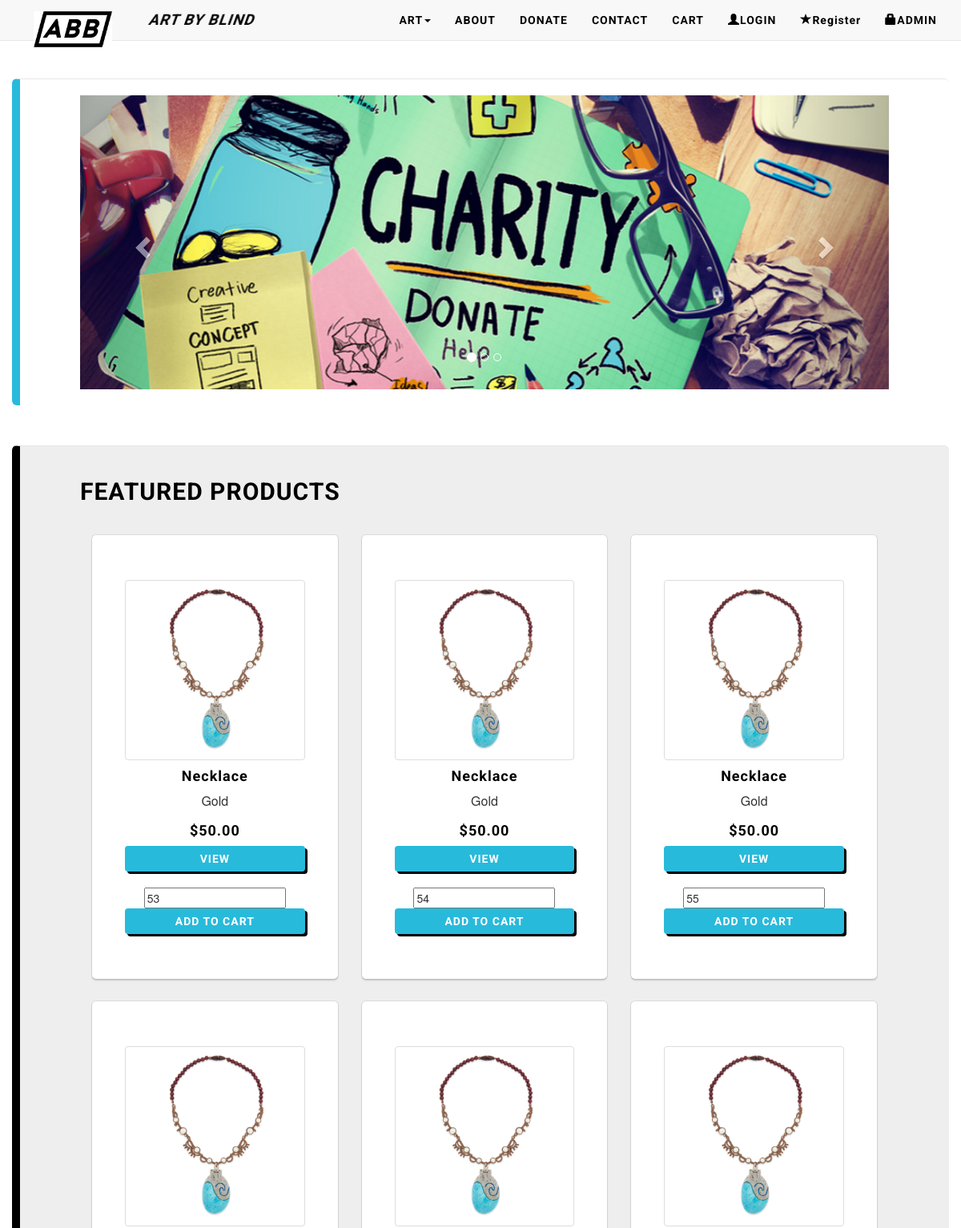
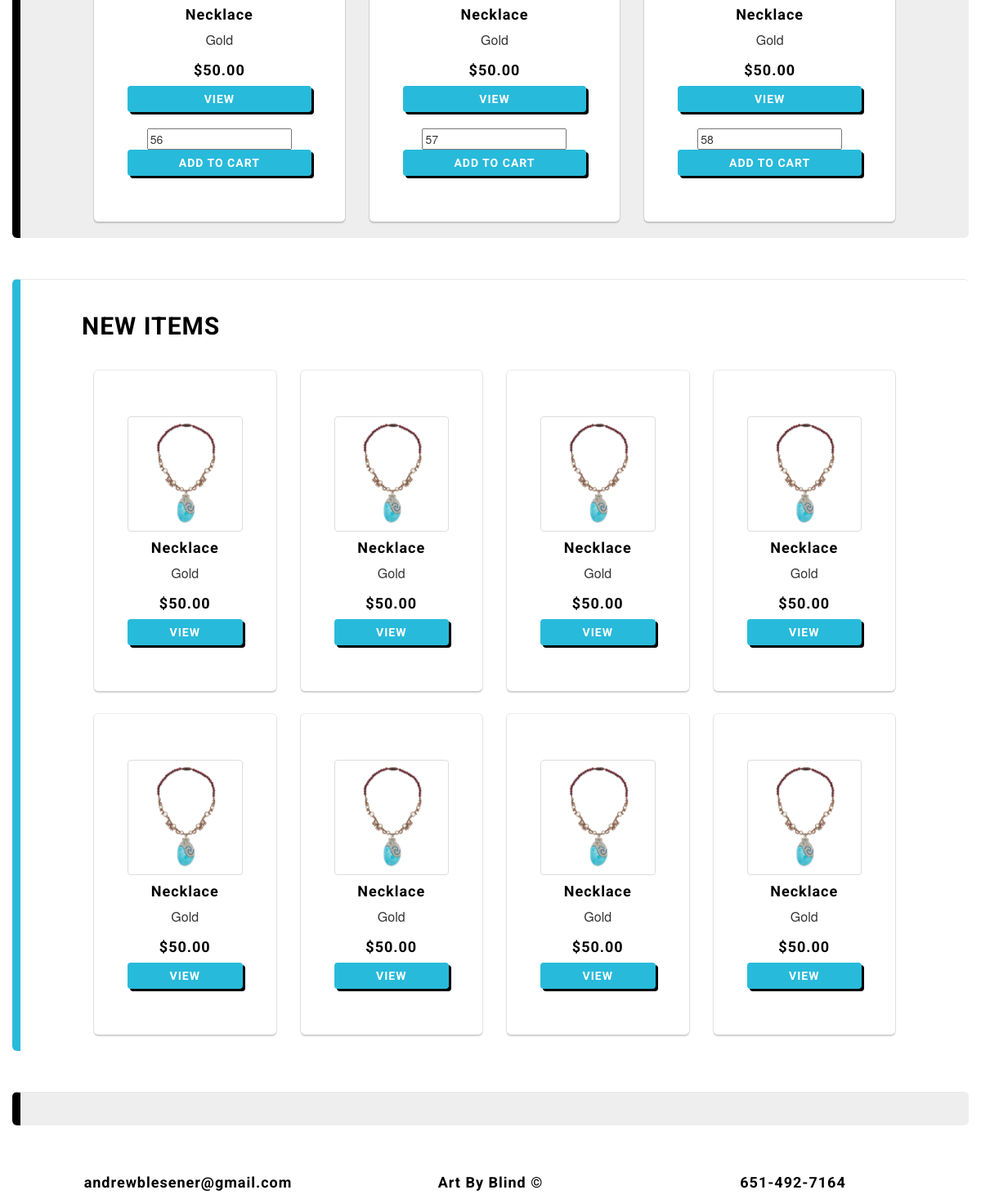
The page / on the database its author committed (2 pictures, top to bottom).
### tables this page shows
CREATE TABLE `products` (
  `id` int(11) NOT NULL,
  `title` varchar(50) NOT NULL,
  `variant` varchar(50) NOT NULL,
  `description` varchar(255) NOT NULL,
  `price` decimal(10,2) NOT NULL,
  `quantity` int(11) NOT NULL,
  `image` varchar(100) DEFAULT NULL
);

### index.php (the view, shortened to what this page needs)
<!DOCTYPE html>
<html lang="en">
<?php include('head.php'); ?>
<body>
<?php include('nav.php');?>
<div class="container-fluid">
	<div class="jumbotron b-tron-alt" style="margin-top:7em;">
	 <div class="container">
<div id="carousel-example-generic" class="carousel slide" data-ride="carousel">
  <ol class="carousel-indicators">
    <li data-target="#carousel-example-generic" data-slide-to="0" class="active"></li>
    <li data-target="#carousel-example-generic" data-slide-to="1"></li>
    <li data-target="#carousel-example-generic" data-slide-to="2"></li>
  </ol>
  <div class="carousel-inner" role="listbox">
        <div class="item active">
      <img src="caro3.png" alt="...">
    </div>
  </div>
  <a class="left carousel-control" href="#carousel-example-generic" role="button" data-slide="prev">
    <span class="glyphicon glyphicon-chevron-left" aria-hidden="true"></span>
  </a>
  <a class="right carousel-control" href="#carousel-example-generic" role="button" data-slide="next">
    <span class="glyphicon glyphicon-chevron-right" aria-hidden="true"></span>
  </a>
</div>
	  </div>
	</div>
</div>
<div class="container-fluid">
<div class="jumbotron b-tron">
<div class="container">
	<h2 id="projects" class="navTitle">FEATURED PRODUCTS</h2>
	<?php include 'connect.php';
	   $result = $db->prepare("SELECT * FROM products ORDER BY id ASC LIMIT 6");
	   $result ->execute();
	   for($i=0; $row = $result->fetch();$i++)
	   {
	?><div class="col-lg-4 col-sm-6">
		<div class="container b-card">
		<div class="row">
			<img src="<?php echo $row['image']; ?>" class="img-thumbnail"/>
			</div>
			<div class="row">
			<form action="" method="post">
			<h4><?php echo $row['title'];?></h4>
			<p><?php echo $row['variant'];?></p>
			<h4>$<?php echo $row['price'];?></h4>
			<a class="btn btn-wide btn-custom" href=>VIEW</a>
			<input  name="id" type="text" value="<?php echo $row['id'];?>">
			<input class="btn btn-wide btn-custom" name="add_cart" type="submit"  value="Add to Cart">
		    </form>
			</div>
		</div>
	</div>
<?php
	   }
	?>
	</div>
</div>
</div>
<div class="container-fluid">
	<div class="jumbotron b-tron-alt">
		<div class="container">
	 		<h2 id="reccomended" class="navTitle">NEW ITEMS</h2>
  <?php include('connect.php');
 	   $result = $db->prepare("SELECT * FROM products ORDER BY id ASC LIMIT 8");
	   $result->execute();
	   for($i=0; $row = $result->fetch();$i++)
	   {
 	?>
	<div class="col-lg-3 col-sm-6">
		<div class="container b-card">
		<div class="row">
			<img src="<?php echo $row['image']; ?>" class="img-thumbnail" alt=""/>
			</div>
			<div class="row">
			<h4><?php echo $row['title'];?></h4>
			<p><?php echo $row['variant'];?></p>
			<h4>$<?php echo $row['price'];?></h4>
			<a class="btn btn-wide btn-custom" href=>VIEW</a>
			</div>
		</div>
	</div>
	  <?php }
			?>
	  </div>
	</div>
</div>
<div class="container-fluid">
	<div class="jumbotron b-tron">
		</div>
</div>
<?php include('footer.php'); ?>
	</body>
</html>

### css/site.css (style rules this page uses)
h1,h2,h3,h4,td { font-family: roboto; letter-spacing: 1px; font-weight: bold; color:#000; }
.jumbotron { background-color: #f8f8f8; border-left: 1px solid #e7e7e7; border-top: 1px solid #e7e7e7; }
.jumbotron p { font-size: 12pt; white-space: nowrap; width: 100%; overflow: hidden; text-overflow: ellipsis; }
.btn-custom { background-color:#28badb; font-family: roboto; text-transform: uppercase; letter-spacing: 1px; font-weight: bold; color:#fff; border:none; box-shadow: 3px 3px #000; }
.btn-wide { width:100%; }
.b-card { box-shadow: 0 2px 2px 0 rgba(0,0,0,0.16), 0 0 0 1px rgba(0,0,0,0.08); border-radius:5px; padding:4em; margin-top:2em; background-color:#fff; text-align: center; }
.b-card a { text-decoration: none; }
.b-tron { padding: 2rem 1rem; margin-bottom: 5rem; border-radius: .3rem; background-color:#eee; border-left: 10px solid black; }
.b-tron-alt { background-color:#fff; padding: 2rem 1rem; margin-bottom: 5rem; border-radius: .3rem; border-left: 10px solid #28badb; }

### rows shown on the page
products: image (picture), title "Necklace", variant "Gold", price "50.00", id "53"
products: image (picture), title "Necklace", variant "Gold", price "50.00", id "54"
products: image (picture), title "Necklace", variant "Gold", price "50.00", id "55"
products: image (picture), title "Necklace", variant "Gold", price "50.00", id "56"
products: image (picture), title "Necklace", variant "Gold", price "50.00", id "57"
products: image (picture), title "Necklace", variant "Gold", price "50.00", id "58"
products: image (picture), title "Necklace", variant "Gold", price "50.00"
products: image (picture), title "Necklace", variant "Gold", price "50.00"
